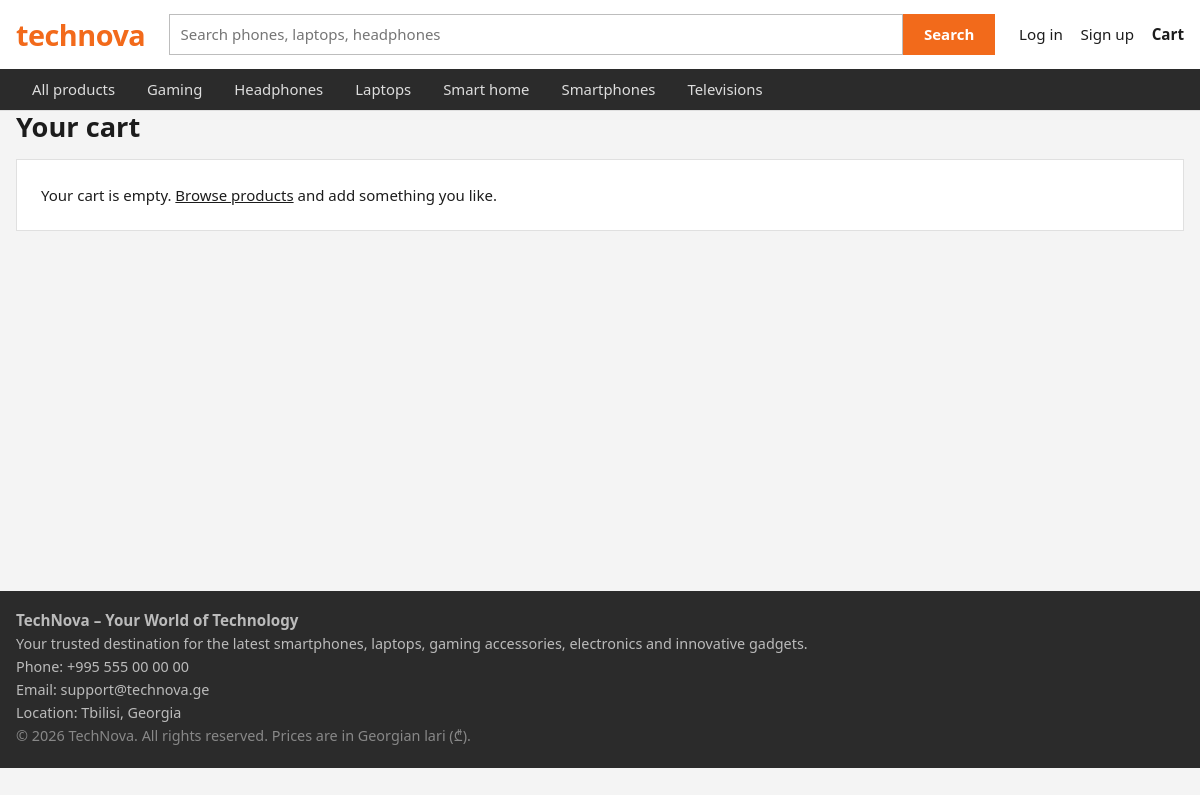
Page /cart/ on the committed database.
### store/models.py (models this page shows, shortened)
class Category(models.Model):
    name = models.CharField(max_length=80)
    slug = models.SlugField(unique=True)
    icon = models.CharField(
        max_length=8, blank=True, help_text="Emoji shown when a product has no photo"
    )
    class Meta:
        verbose_name_plural = "categories"
        ordering = ["name"]
    def get_absolute_url(self):
        return reverse("category", args=[self.slug])

### store/views.py (the view)
# urls.py: path("cart/", views.cart_detail, name="cart"),
def cart_detail(request):
    items = list(Cart(request))
    total = sum(item["line_total"] for item in items)
    return render(request, "store/cart.html", {"items": items, "total": total})

### store/cart.py (called while the page is built, shortened)
    def __iter__(self):
        products = Product.objects.filter(id__in=self.data.keys()).select_related("category", "brand")

    def __len__(self):
        return sum(self.data.values())

### store/context_processors.py (called while the page is built)
def shop(request):
    return {
        "nav_categories": Category.objects.all(),
        "cart_count": len(Cart(request)),
    }

### templates/store/cart.html (shortened to what this page needs)
{% extends 'base.html' %}
{% block content %}
<h1>Your cart</h1>
{% if items %}
<div class="cart">
  <table class="cart-table">
    <thead><tr><th>Product</th><th>Price</th><th>Quantity</th><th>Total</th><th><span class="sr">Remove</span></th></tr></thead>
    <tbody>
    {% for item in items %}
      <tr>
        <td><a href="{{ item.product.get_absolute_url }}">{{ item.product.name }}</a></td>
        <td>{{ item.product.price|floatformat:2 }} ₾</td>
        <td>
          <form method="post" action="{% url 'cart_update' item.product.id %}" class="inline">
            {% csrf_token %}
            <input type="number" name="quantity" value="{{ item.quantity }}" min="0" max="{{ item.product.stock }}" aria-label="Quantity of {{ item.product.name }}">
            <button class="btn btn-sm" type="submit">Update</button>
          </form>
        </td>
        <td>{{ item.line_total|floatformat:2 }} ₾</td>
        <td>
          <form method="post" action="{% url 'cart_remove' item.product.id %}">{% csrf_token %}<button class="link-btn" type="submit">Remove</button></form>
        </td>
      </tr>
    {% endfor %}
    </tbody>
  </table>
  <aside class="summary">
    <p class="muted">Order total</p>
    <p class="sum">{{ total|floatformat:2 }} ₾</p>
    <a class="btn btn-lg" href="{% url 'checkout' %}">Go to checkout</a>
    <a class="reset" href="{% url 'product_list' %}">Keep shopping</a>
  </aside>
</div>
{% else %}
  <p class="empty">Your cart is empty. <a href="{% url 'product_list' %}">Browse products</a> and add something you like.</p>
{% endif %}
{% endblock %}

### templates/base.html (shortened to what this page needs)
{% load static %}<!doctype html>
<html lang="en">
<head>
  <link rel="stylesheet" href="{% static 'css/style.css' %}">
</head>
<body>
<header class="site-header">
  <div class="wrap bar">
    <a class="logo" href="{% url 'home' %}">technova</a>
    <form class="search" action="{% url 'product_list' %}" method="get" role="search">
      <input type="search" name="q" value="{{ request.GET.q }}" placeholder="Search phones, laptops, headphones" aria-label="Search products">
      <button type="submit">Search</button>
    </form>
    <nav class="account" aria-label="Account">
      {% if user.is_authenticated %}
        <a href="{% url 'profile' %}">{{ user.username }}</a>
        <form method="post" action="{% url 'logout' %}">{% csrf_token %}<button type="submit" class="link-btn">Log out</button></form>
      {% else %}
        <a href="{% url 'login' %}">Log in</a>
        <a href="{% url 'register' %}">Sign up</a>
      {% endif %}
      <a class="cart-link" href="{% url 'cart' %}">Cart{% if cart_count %}<span class="count">{{ cart_count }}</span>{% endif %}</a>
    </nav>
  </div>
  <nav class="cats" aria-label="Categories">
    <div class="wrap">
      <a href="{% url 'product_list' %}">All products</a>
      {% for c in nav_categories %}<a href="{{ c.get_absolute_url }}">{{ c.name }}</a>{% endfor %}
    </div>
  </nav>
</header>
<main class="wrap">
  {% block content %}{% endblock %}
</main>
<footer class="site-footer">
  <div class="wrap">
    <h3>TechNova – Your World of Technology</h3>
    <p>
      Your trusted destination for the latest smartphones, laptops,
      gaming accessories, electronics and innovative gadgets.
    </p>
    <p>Phone: +995 555 00 00 00</p>
    <p>Email: support@technova.ge</p>
    <p>Location: Tbilisi, Georgia</p>
    <p class="muted">
      © 2026 TechNova. All rights reserved. Prices are in Georgian lari (₾).
    </p>
  </div>
</footer>
</body>
</html>

### static/css/style.css (style rules this page uses)
:root { --text: #1c1c1c; --bg: #f4f4f4; --white: #fff; --brand: #f26a1b; --brand-dark: #d95a10; --bar: #2b2b2b; --line: #e0e0e0; --muted: #6f6f6f; --sale: #d3202f; --ok: #23863f; }
*, *::before, *::after { box-sizing: border-box; }
body { margin: 0; background: var(--bg); color: var(--text); font: 15px/1.5 "Segoe UI", Roboto, "Helvetica Neue", Arial, "Noto Sans", sans-serif; }
h1 { font-size: 1.7rem; margin: 0 0 .6rem; line-height: 1.2; }
h3 { font-size: .95rem; margin: 0; font-weight: 600; line-height: 1.35; }
a { color: inherit; }
.wrap { max-width: 1200px; margin: 0 auto; padding: 0 1rem; }
.muted { color: var(--muted); }
.site-header { background: var(--white); border-bottom: 1px solid var(--line); }
.bar { display: flex; align-items: center; gap: 1.5rem; padding-top: .8rem; padding-bottom: .8rem; flex-wrap: wrap; }
.logo { font-size: 1.8rem; font-weight: 800; letter-spacing: -.5px; color: var(--brand); text-decoration: none; }
.search { flex: 1 1 280px; display: flex; }
.search input { flex: 1; min-width: 0; padding: .6rem .8rem; font: inherit; border: 2px solid var(--brand); border-right: 0; }
.search button { border: 0; background: var(--brand); color: #fff; font: inherit; font-weight: 600; padding: 0 1.3rem; cursor: pointer; }
.account { display: flex; align-items: center; gap: 1.1rem; font-size: .95rem; }
.account a, .account .link-btn { text-decoration: none; color: var(--text); }
.cart-link { font-weight: 600; }
.cats { background: var(--bar); }
.cats .wrap { display: flex; overflow-x: auto; }
.cats a { color: #ddd; text-decoration: none; white-space: nowrap; padding: .6rem 1rem; font-size: .93rem; }
main { padding-top: 1.25rem; padding-bottom: 3rem; min-height: 60vh; }
.site-footer { background: var(--bar); color: #bbb; padding: 1.2rem 0; font-size: .9rem; }
.site-footer p { margin: .1rem 0; }
.site-footer .muted { color: #888; }
.empty { padding: 1.5rem; background: var(--white); border: 1px solid var(--line); }
input[type=text], input[type=password], input[type=number], input[type=search], select, textarea { width: 100%; padding: .5rem .65rem; font: inherit; color: inherit; background: #fff; border: 1px solid #bdbdbd; }

### rows in the picture
Category: name "Gaming"
Category: name "Headphones"
Category: name "Laptops"
Category: name "Smart home"
Category: name "Smartphones"
Category: name "Televisions"
